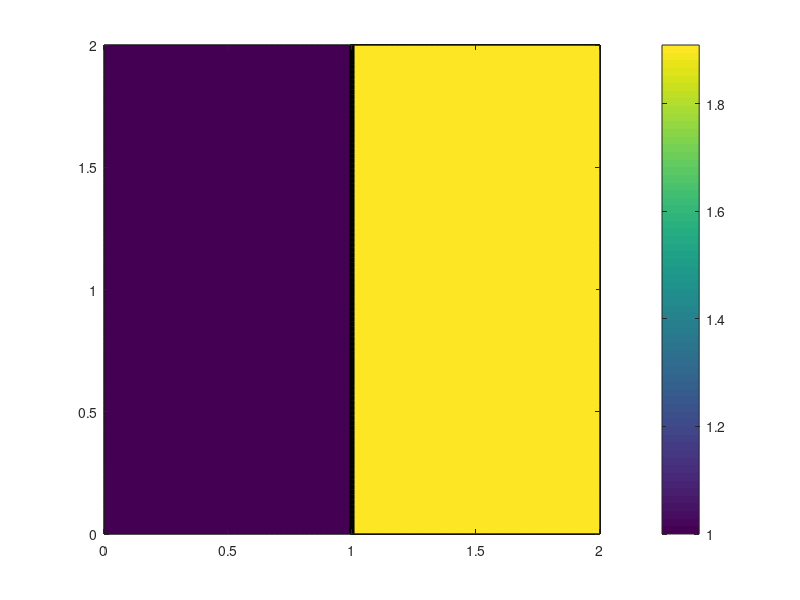

This chart was generated by the following MATLAB code:
clc, clear, close all

points_x = [0, 2];
points_y = [0, 0];
interval = linspace(0, 2, 100);
[xGrid, yGrid] = meshgrid(interval, interval);
x = xGrid(:);
y = yGrid(:);
d1 = (x-points_x(1)).^2+(y-points_y(1)).^2;
d2 = (x-points_x(2)).^2+(y-points_y(2)).^2;
D = [d1, d2];
[~, idx] = min(D, [], 2);
contourf(xGrid, yGrid, ...
    reshape(idx, size(xGrid, 1), size(yGrid, 2)));
colorbar
